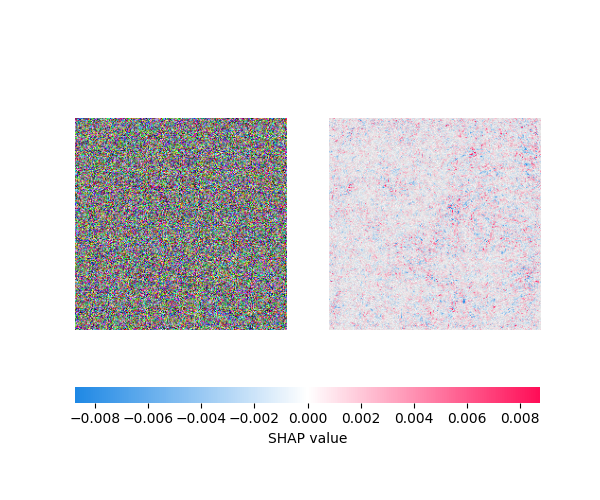

Write the Python code that produced this figure.
import torch
import numpy as np
import shap
from models.cnn_model import AlzheimerResNet
import matplotlib.pyplot as plt

device = "cpu"
model = AlzheimerResNet(num_classes=3).to(device)
model.eval()

background = torch.zeros((5, 3, 224, 224)).to(device)
img_t = torch.rand((1, 3, 224, 224)).to(device)

explainer = shap.GradientExplainer(model, background)
shap_results = explainer.shap_values(img_t, ranked_outputs=1)

shap_values = shap_results[0]
indexes = shap_results[1]

print("Original shap_values shape:", shap_values.shape)

# Test formatting to pass to image_plot
# shap_values is (N, C, H, W, ranked_outputs) = (1, 3, 224, 224, 1)
# shap_values[..., 0] will be (1, 3, 224, 224)
# Then transpose to (1, 224, 224, 3) 
# shap.image_plot takes a list of arrays for multiple classes, or a single array

shap_numpy = np.transpose(shap_values[..., 0], (0, 2, 3, 1))
test_numpy = np.transpose(img_t.detach().cpu().numpy(), (0, 2, 3, 1))

print("Formatted shap_numpy shape:", shap_numpy.shape)
print("Formatted test_numpy shape:", test_numpy.shape)

try:
    # `shap.image_plot` may want a list of shapes if we want it to work as if it's 1 class
    shap.image_plot([shap_numpy], test_numpy, show=False)
    plt.savefig("test_image_plot.png")
    print("SUCCESS: Image plot generated!")
except Exception as e:
    print("Error during image_plot:", e)
